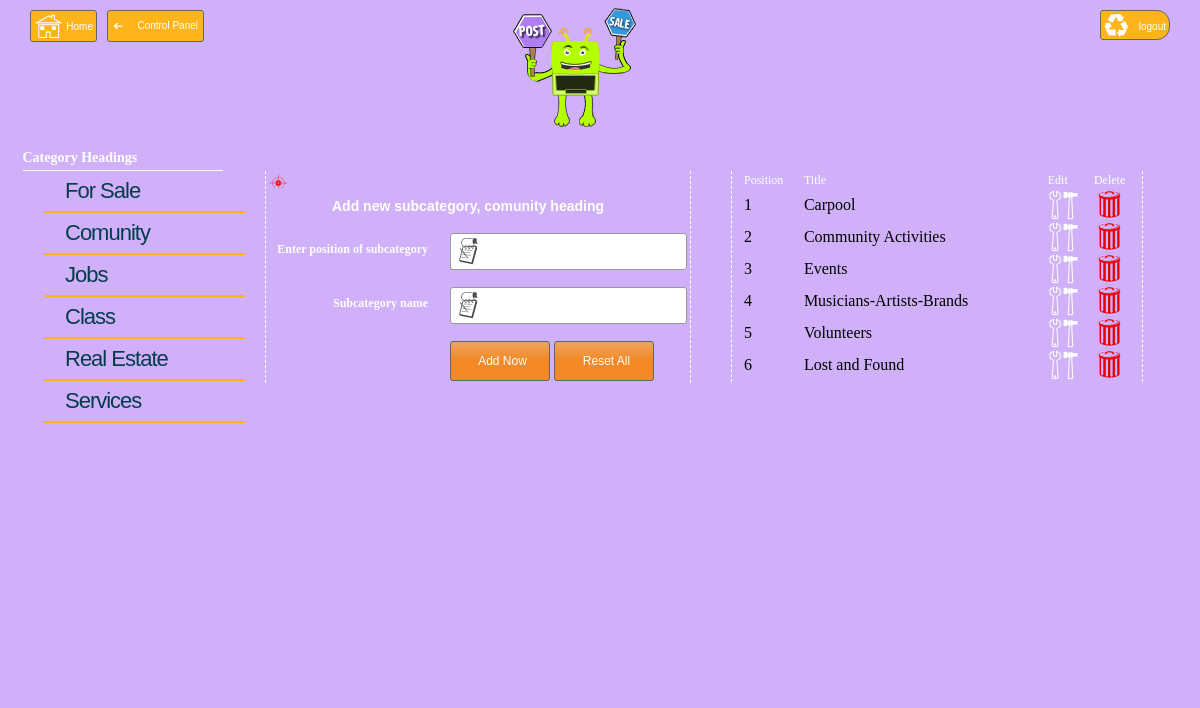
Screenshot of /_admin/comunity.php (signed in) with the database file from the repository.
### tables this page shows
CREATE TABLE IF NOT EXISTS `heading` (
  `id` int(10) UNSIGNED NOT NULL AUTO_INCREMENT,
  `title` varchar(45) NOT NULL,
  `visible` tinyint(1) UNSIGNED NOT NULL,
  `extension` varchar(45) NOT NULL,
  PRIMARY KEY (`id`)
);

CREATE TABLE IF NOT EXISTS `sub_heading` (
  `id` int(10) UNSIGNED NOT NULL AUTO_INCREMENT,
  `sub_id` int(10) UNSIGNED NOT NULL,
  `sub_title` varchar(45) NOT NULL,
  `position` int(10) UNSIGNED NOT NULL,
  PRIMARY KEY (`id`,`sub_id`),
  KEY `FK_sub_heading_1` (`sub_id`)
);

### _admin/comunity.php (the view, shortened to what this page needs)
<?php
$query="Select * from sub_heading where sub_id='2' order by position asc";
$insertionquery=mysql_query($query);
?>
<!DOCTYPE html PUBLIC "-//W3C//DTD XHTML 1.0 Transitional//EN" "http://www.w3.org/TR/xhtml1/DTD/xhtml1-transitional.dtd">
<html xmlns="http://www.w3.org/1999/xhtml">
<head>
<link type="text/css" rel="stylesheet" href="css/admin.css" />
</head>
<body>
<form action="includes/logout.php">
<input name="logout" type="submit" value="logout" class="logout" />
</form>
<div class="home">
<a href="newmenu.php">Home</a>
</div>
<div class="back">
<a href="index.php">Control Panel</a>
</div>
<div id="image">
<a href="newmenu.php"><img src="../_images/signin.png" /></a>
</div>
<div id="page">
			<?php require_once('includes/menu.php')?>
   	  <div id="table">
		<form id="form" name="form" method="post" action="cominsert.php">
        	<table>
            	<tr>
                	<td colspan="2"><span id="message"><?php echo $msg;?></span></td>
            	</tr>
            	<tr>
                	<td colspan="2" id="tableh2"><b>Add new subcategory, comunity heading</b></td>
            	</tr>
                <tr>
                	<td width="160" class="text">Enter position of subcategory</td>
                    <td width="238"><input name="pos" type="text" class="textfeilds" id="pos" required="required" /></td>
            	</tr>
            	<tr>
                	<td width="160" class="text">Subcategory name</td>
                    <td width="238"><input name="fr_title" type="text" class="textfeilds" id="m_title" required="required" /></td>
            	</tr>
            	<tr>
                	<td class="id1"></td>
                  <td><input type="submit" class="inputbutton" value="Add Now" />
                  <input name="Reset" type="reset" class="inputbutton" id="button" value="Reset All" /></td>
            	</tr>
            </table>
        </form>
      </div>
  		<div id="forshow">
      		<table width="100%">
  <tr class="id">
    <td class="td">Position</td>
    <td class="td">Title</td>
    <td class="td">Edit</td>
    <td class="td">Delete</td>
  </tr>
  <?php $k=1; while($get=mysql_fetch_array($insertionquery)) {?>
  <tr class="id1">
    <td><?php echo $get['position'];?></td>
    <td><?php echo $get['sub_title'];?></td>
    <td><a href="editfr.php?EDITC=<?php echo $get['id']?>"><img src="../_images/edit.png" /></a></td>
    <td><a href="delfr.php?DELC=<?php echo $get['id']?>"><img src="../_images/delet.png" /></a></td>
  </tr>
  <?php $k++; }?>
          </table>
      	</div>
 </div>
</body>
</html>

### _admin/includes/menu.php (shortened to what this page needs)
<?php
	$query="Select * from post.heading order by id asc";
	$insertion=mysql_query($query);
?>
<div id="fullmenu">
<h2>Category Headings</h2>
<div id="menu">
      	  <ul>
          <?php $k=1; while($result=mysql_fetch_array($insertion)){?>
        	<li><a href="<?php echo $result['extension'].'.php';?>"> <?php echo $result['title'];?> </a></li>
       	  <?php $k++; }?>
        	</ul>
        </div>
        </div>

### _admin/css/admin.css (style rules this page uses)
#message { height:20px; font-size:14px; color:#F00; background: url(../../_images/insert.png) no-repeat ; padding-left:20px; }
* { margin:0px auto; padding:0px; background-color:#CFB0F9; }
#image { height: 150px; background-repeat: no-repeat; margin-left:500px; }
#page { min-height: 530px; overflow:hidden; }
#fullmenu { width:205px; margin-left:20px; }
#fullmenu h2 { margin: 0px auto; width: 200px; font-size: 14px; text-align: left; height: 20px; color: #FFF; font-family: "Comic Sans MS", cursive; border-bottom:#FFF 1px solid; }
.inputbutton { background: #efa45d; background: -moz-linear-gradient(top, #efa45d 1%, #f28926 49%); background: -webkit-gradient(linear, left top, left bottom, color-stop(1%,#efa45d), color-stop(49%,#f28926)); background: -webkit-linear-gradient(top, #efa45d 1%,#f28926 49%); background: -o-linear-gradient(top, #efa45d 1%,#f28926 49%); background: -ms-linear-gradient(top, #efa45d 1%,#f28926 49%); background: linear-gradient(to bottom, #efa45d 1%,#f28926 49%); filter: progid:DXImageTransform.Microsoft.gradient( startColorstr='#efa45d', endColorstr='#f28926',GradientType=0 ); border-radius: 3px; text-align: center; height: 40px; width: 100px; margin-top:10px; padding-left: 5px; font-family: Verdana, Geneva, sans-serif; font-size: 12px; color:#FFF; border: 1px solid #666; }
#table { margin-left: 20px; float: left; border-left-width: 1px; border-left-style: dashed; border-left-color: #FFF; border-right-width: 1px; border-right-style: dashed; border-right-color: #FFF; }
#tableh2 { font-size: 14px; font-family: Verdana, Geneva, sans-serif; line-height: 30px; text-align: center; padding-right: 20px; color: #FFF; font-weight: bold; }
.textfeilds { border-radius: 3px; text-align: left; height: 35px; width: 200px; margin-top:10px; margin-bottom:5px; background: #FFF url(../../_images/posttextfeild.png) no-repeat 3px 3px; padding-left: 35px; font-family: Verdana, Geneva, sans-serif; font-size: 12px; color: #8B8B8B; border: 1px solid #999; }
.text { font-size: 12px; font-family:"Times New Roman"; line-height: 30px; text-align: right; padding-right: 20px; color: #FFF; font-weight: bold; }
#forshow { float: left; height: auto; margin-bottom:20px; width:400px; margin-left: 40px; border-left-width: 1px; border-left-style: dashed; border-left-color: #FFF; border-right-width: 1px; border-right-style: dashed; border-right-color: #FFF; padding-left:10px; }
.td { font-size:12px; color:#FFF; font-family:"Comic Sans MS", cursive; }
.back { background: #FFB51A url(../../_images/back.png) no-repeat 5px 10px; border-radius: 3px; text-align: right; height: 30px; width: 90px; margin-top:10px; border: 1px solid #666; float:left; padding-right:5px; line-height:30px; margin-left:10px; }
.back a { font-family: Verdana, Geneva, sans-serif; font-size: 10px; color:#FFF; text-decoration:none; background:none; }
.home { width:62px; height:30px; background: #FFB51A url(../../_images/home.png) no-repeat 3px 1px; border-radius: 3px; text-align: right; margin-top:10px; border: 1px solid #666; float:left; padding-right:3px; line-height:32px; margin-left:30px; }
.home a { font-family: Verdana, Geneva, sans-serif; font-size: 10px; color:#FFF; text-decoration:none; background:none; }
.logout { width:70px; height:30px; background: #FFB51A url(../../_images/logout.png) no-repeat 3px 1px; border-radius: 3px 13px 13px 3px; text-align: right; margin-top:10px; border: 1px solid #666; float:right; padding-right:3px; line-height:32px; margin-right:30px; font-family: Verdana, Geneva, sans-serif; font-size: 10px; color:#FFF; text-decoration:none; }

### _admin/includes/menu.php (style rules this page uses)
#menu { float: left; min-height:120px; width: 200px; line-height:30px; padding-left:25px; }
#menu ul li { font-family:Verdana, Geneva, sans-serif; border-bottom:2px solid #FFB111; list-style:none; line-height:40px; text-decoration: none; font-size: 22px; }
#menu ul li a { text-decoration: none; width:auto; height:40px; color:#053C4B; font-weight: lighter; letter-spacing: -1px; padding:5px 20px; }
#fullmenu { width:205px; margin-left:20px; }
#fullmenu h2 { margin: 0px auto; width: 200px; font-size: 14px; text-align: left; height: 20px; color: #FFF; font-family: "Comic Sans MS", cursive; border-bottom:#FFF 1px solid; }

### rows the page displays
heading: title "For Sale"
heading: title "Comunity"
heading: title "Jobs"
heading: title "Class"
heading: title "Real Estate"
heading: title "Services"
sub_heading: position "1", sub_title "Carpool"
sub_heading: position "2", sub_title "Community Activities"
sub_heading: position "3", sub_title "Events"
sub_heading: position "4", sub_title "Musicians-Artists-Brands"
sub_heading: position "5", sub_title "Volunteers"
sub_heading: position "6", sub_title "Lost and Found"
